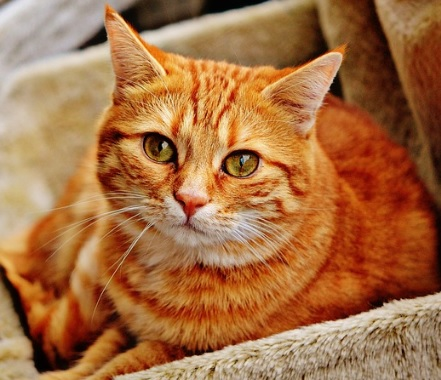
#> input picture images/cat.jpg, 441 x 380 px, found by its file name
$ jupyter execute 'OpenCV 이미지 연산.ipynb'
#> lines starting #> are read from the running program, lines starting #| are printed output that depends on the picture; after the words box and inside, x2 and y2 are one past the last pixel; in counts of white or black regions, pixels touching at a corner belong together
<a href="https://colab.research.google.com/github/ndb796/Python-Data-Analysis-and-Image-Processing-Tutorial/blob/master/07.%20OpenCV%20%EC%9D%B4%EB%AF%B8%EC%A7%80%20%EC%97%B0%EC%82%B0/OpenCV%20%EC%9D%B4%EB%AF%B8%EC%A7%80%20%EC%97%B0%EC%82%B0.ipynb" target="_parent"></a>

## OpenCV 이미지 연산
[강의 노트](https://github.com/ndb796/Python-Data-Analysis-and-Image-Processing-Tutorial/blob/master/07.%20OpenCV%20%EC%9D%B4%EB%AF%B8%EC%A7%80%20%EC%97%B0%EC%82%B0/Python%20%EB%8D%B0%EC%9D%B4%ED%84%B0%20%EB%B6%84%EC%84%9D%EA%B3%BC%20%EC%9D%B4%EB%AF%B8%EC%A7%80%20%EC%B2%98%EB%A6%AC%20-%20OpenCV%20%EC%9D%B4%EB%AF%B8%EC%A7%80%20%EC%97%B0%EC%82%B0.pdf)

CoLab에서 파일을 업로드하는 방법은 다음과 같습니다.

[cell 1]
from google.colab import files
uploaded = files.upload()
#> the answer given: cat.jpg

OpenCV를 활용한 이미지 크기 및 픽셀 정보 확인

[cell 2]
import cv2
image = cv2.imread('cat.jpg')
#> image is the input picture: shape (380, 441, 3); mean B, G, R 66.9, 110.2, 165

# 픽셀 수 및 이미지 크기 확인
print(image.shape)
#| (380, 441, 3)
print(image.size)
#| 502740

# 이미지 Numpy 객체의 특정 픽셀을 가리킵니다.
px = image[100, 100]
#> px = [111, 151, 179]

# B, G, R 순서로 출력됩니다.
# (단, Gray Scale인 경우에는 B, G, R로 구분되지 않습니다.)
print(px)
#| [111 151 179]

# R 값만 출력하기
print(px[2])
#| 179

OpenCV를 활용한 특정 범위 픽셀 변경

[cell 3]
import cv2
import matplotlib.pyplot as plt
import time

image = cv2.imread('cat.jpg')

start_time = time.time()
for i in range(0, 100):
    for j in range(0, 100):
        image[i, j] = [255, 255, 255]
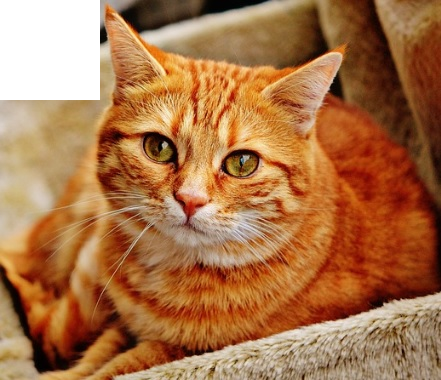
#> image: shape (380, 441, 3); 5.97% of pixels changed, all inside (x1, y1, x2, y2) = (0, 0, 100, 100)
print("--- %s seconds ---" % (time.time() - start_time))

start_time = time.time()
image[0:100, 0:100] = [0, 0, 0]
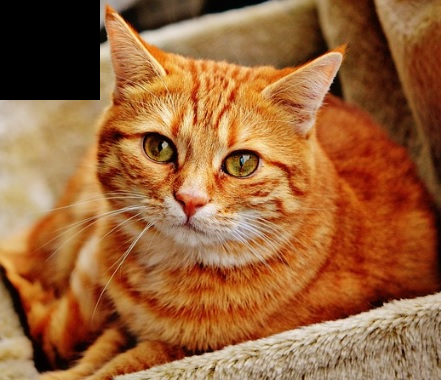
#> image: shape (380, 441, 3); 5.97% of pixels changed, all inside (x1, y1, x2, y2) = (0, 0, 100, 100)
print("--- %s seconds ---" % (time.time() - start_time))

plt.imshow(cv2.cvtColor(image, cv2.COLOR_BGR2RGB))
plt.show()

OpenCV를 활용한 ROI(Region of Interest: 관심 있는 영역) 추출

[cell 4]
import cv2
import matplotlib.pyplot as plt

image = cv2.imread('cat.jpg')

# Numpy Slicing: ROI 처리 가능
roi = image[200:350, 50:200]
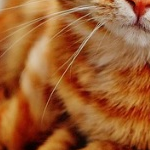
#> roi: shape (150, 150, 3); mean B, G, R 47.3, 93.7, 157.5

# ROI 단위로 이미지 복사하기
image[0:150, 0:150] = roi
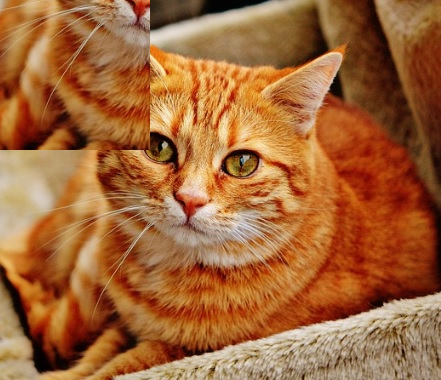
#> image: shape (380, 441, 3); 13.43% of pixels changed, all inside (x1, y1, x2, y2) = (0, 0, 150, 150)

plt.imshow(cv2.cvtColor(image, cv2.COLOR_BGR2RGB))
plt.show()

OpenCV를 활용한 픽셀별 색상 다루기

[cell 5]
import cv2
import matplotlib.pyplot as plt

image = cv2.imread('cat.jpg')
image[:, :, 2] = 0
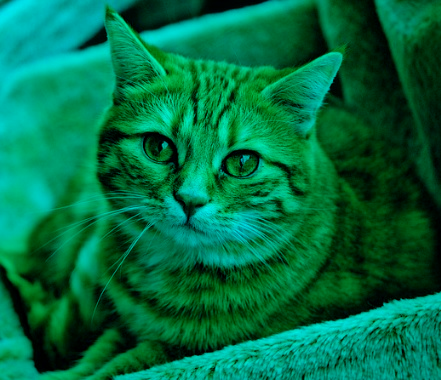
#> image: shape (380, 441, 3); mean B, G, R 66.9, 110.2, 0

plt.imshow(cv2.cvtColor(image, cv2.COLOR_BGR2RGB))
plt.show()

$ run again, with images/dog.jpg copied over images/cat.jpg
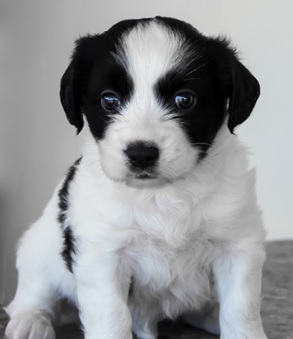
#> input picture images/dog.jpg, 293 x 339 px, found by its file name
#> image is the input picture: shape (339, 293, 3); mean B, G, R 151.9, 149.9, 148.2
#| (339, 293, 3)
#| 297981
#> px = [26, 19, 22]
#| [26 19 22]
#| 22
#> after the loop `for i in range(0, 100):`:
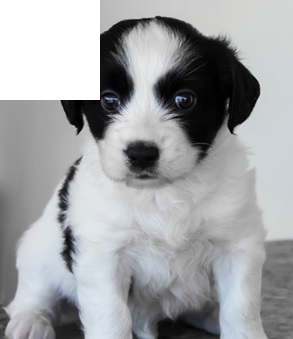
#> image: shape (339, 293, 3); 10.07% of pixels changed, all inside (x1, y1, x2, y2) = (0, 0, 100, 100)
#> `image[:, :, 2] = 0`:
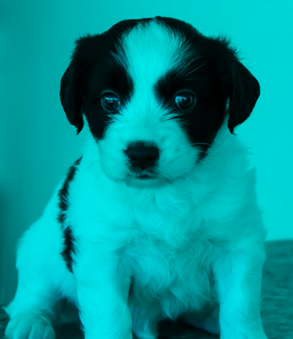
#> image: shape (339, 293, 3); mean B, G, R 151.9, 149.9, 0

$ run again, with images/hand_writing_image.jpg copied over images/cat.jpg
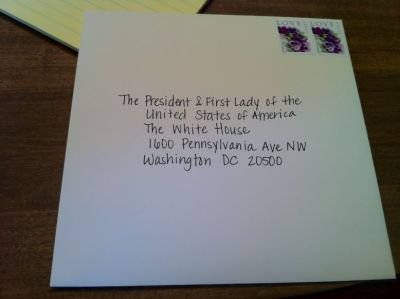
#> input picture images/hand_writing_image.jpg, 400 x 299 px, found by its file name
#> image is the input picture: shape (299, 400, 3); mean B, G, R 110.4, 116, 116.1
#| (299, 400, 3)
#| 358800
#> px = [147, 153, 158]
#| [147 153 158]
#| 158
#> after the loop `for i in range(0, 100):`:
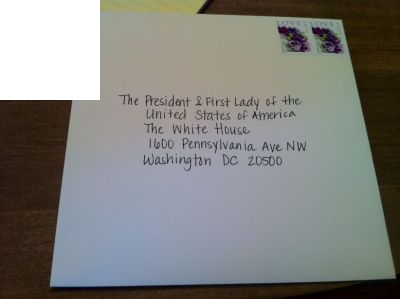
#> image: shape (299, 400, 3); 8.36% of pixels changed, all inside (x1, y1, x2, y2) = (0, 0, 100, 100)
#> `image[:, :, 2] = 0`:
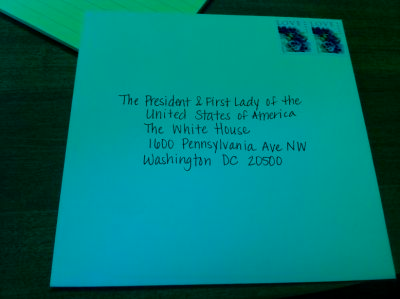
#> image: shape (299, 400, 3); mean B, G, R 110.4, 116, 0

$ run again, with images/image_1.jpg copied over images/cat.jpg
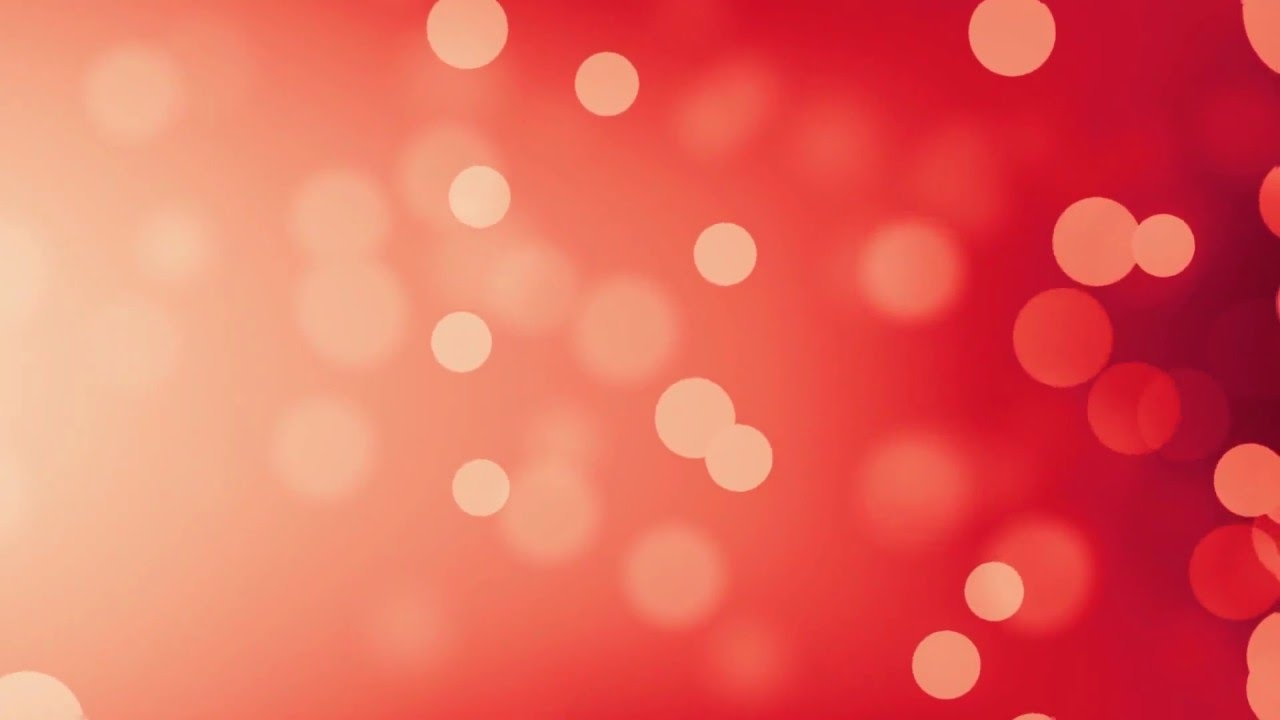
#> input picture images/image_1.jpg, 1280 x 720 px, found by its file name
#> image is the input picture: shape (720, 1280, 3); mean B, G, R 91, 102.3, 229
#| (720, 1280, 3)
#| 2764800
#> px = [146, 181, 245]
#| [146 181 245]
#| 245
#> after the loop `for i in range(0, 100):`:
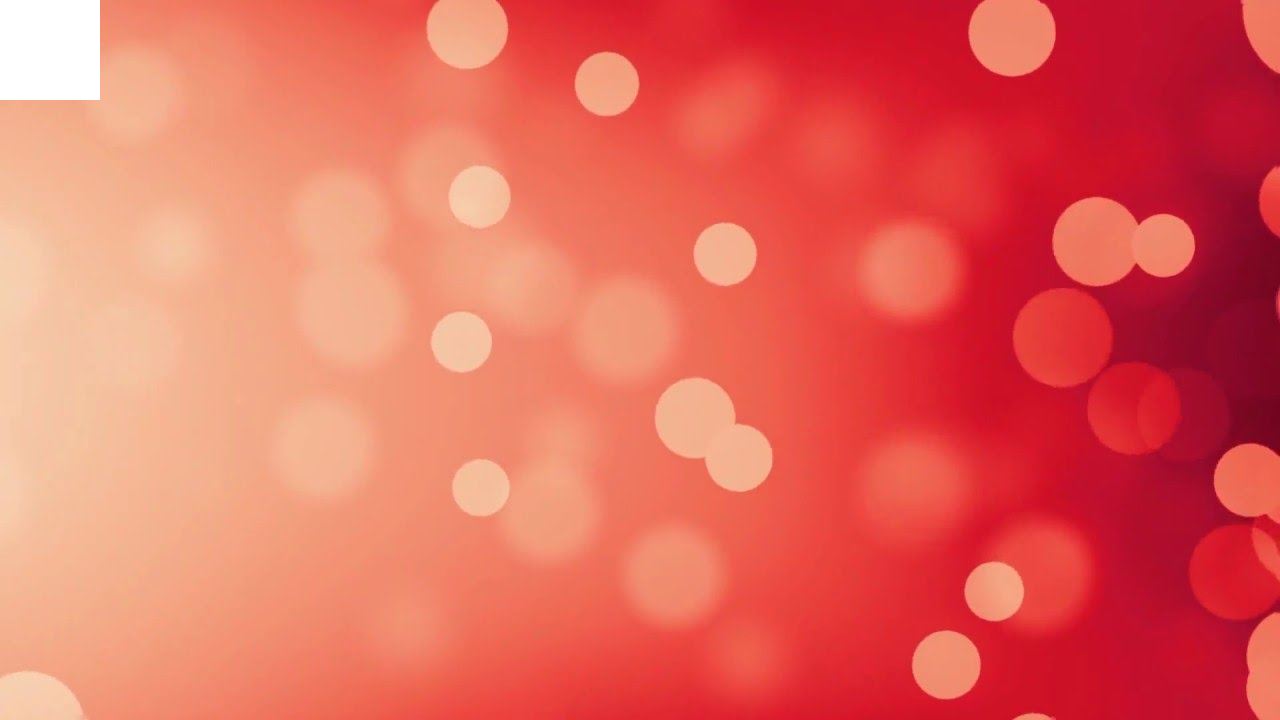
#> image: shape (720, 1280, 3); 1.09% of pixels changed, all inside (x1, y1, x2, y2) = (0, 0, 100, 100)
#> `image[:, :, 2] = 0`:
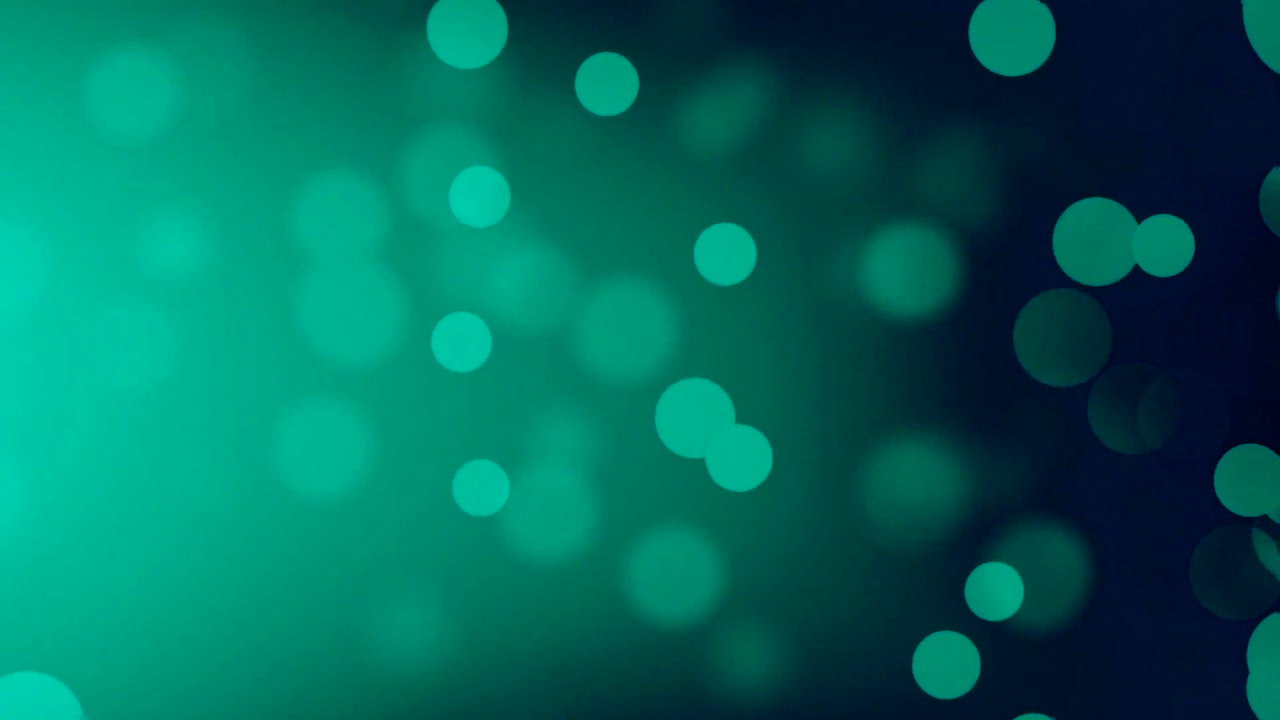
#> image: shape (720, 1280, 3); mean B, G, R 91, 102.3, 0
